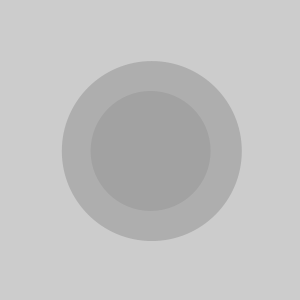
Frame 1 (no input)
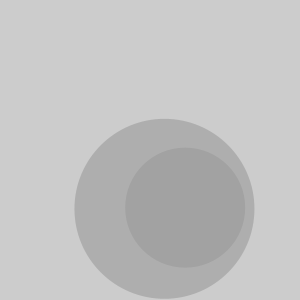
Frame 60 (the mouse pressed at the canvas centre just before this capture)
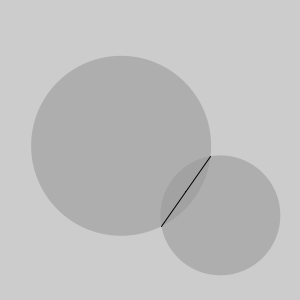
Frame 120 (the mouse held since frame 60 and released just before this capture)

The Processing sketch that drew these frames (run headless with seeded random() and noise(); from frame 60 on, the mouse is pressed at the canvas centre):

// Processing sketch: S3_Process_04
// ── S3_Process_04.pde
/* 
 
   Structure 3 (work in progress) 
   
   A surface filled with one hundred medium to small sized circles. 
   Each circle has a different size and direction, but moves at the same slow rate. 
   Display: 
   A. The instantaneous intersections of the circles 
   B. The aggregate intersections of the circles 
 
   Restored by Casey Reas <http://reas.com> 
   22 June 2016 
   Processing v.3.1.1 <http://processing.org> 
  
   Implemented by Casey Reas <http://groupc.net> 
   Uses circle intersection code from William Ngan <http://metaphorical.net> 
   Processing v.68 <http://processing.org> 
 
*/ 
 
 
Circle circleA, circleB; 
 
void setup() 
{ 
  size(300, 300); 
  frameRate(30); 
 
  circleA = new Circle(150, 150, 60); 
  circleB = new Circle(150, 150, 90); 
 
  //ellipseMode(CENTER_DIAMETER); 
  //rectMode(CENTER); 
  noStroke(); 
} 
 
 
void draw() 
{ 
  background(204); 
  
  circleA.update(); 
  circleB.update(); 
    
  fill( 153, 150 ); 
  noStroke(); 
  ellipse( circleA.x, circleA.y, circleA.r*2, circleA.r*2 ); 
  ellipse( circleB.x, circleB.y, circleB.r*2, circleB.r*2 ); 
  
  intersect( circleA, circleB ); 
} 
 
 
class Circle 
{ 
  float x, y, r, r2; 
  float xspeed, xdir; 
  float yspeed, ydir; 
 
  Circle( float px, float py, float pr ) { 
    x = px; 
    y = py; 
    r = pr; 
    r2 = r*r; 
    xspeed = random(-2.0, 2.0); 
    yspeed = random(-2.0, 2.0); 
    xdir = 1; 
    ydir = -1; 
  } 
  
  void update() { 
  
    x += xspeed * xdir; 
    if(x > width - r || x < r) { 
      xdir = xdir * -1; 
    } 
    
    y += yspeed * ydir; 
    if(y > width - r || y < r) { 
      ydir = ydir * -1; 
    } 
    
  } 
} 
 
 
void intersect( Circle cA, Circle cB ) { 
 
  float dx = cA.x - cB.x; 
  float dy = cA.y - cB.y; 
  float d2 = dx*dx + dy*dy; 
  float d = sqrt( d2 ); 
 
  if ( d>cA.r+cB.r || d<abs(cA.r-cB.r) ) return; // no solution 
  
  float a = (cA.r2 - cB.r2 + d2) / (2*d); 
  float h = sqrt( cA.r2 - a*a ); 
  float x2 = cA.x + a*(cB.x - cA.x)/d; 
  float y2 = cA.y + a*(cB.y - cA.y)/d; 
 
  //stroke(0, 0, 0, 26); 
  stroke(0); 
  point(x2, y2); 
 
  float paX = x2 + h*(cB.y - cA.y)/d; 
  float paY = y2 - h*(cB.x - cA.x)/d; 
  float pbX = x2 - h*(cB.y - cA.y)/d; 
  float pbY = y2 + h*(cB.x - cA.x)/d; 
 
  line(paX, paY, pbX, pbY); 
  //ellipse( paX, paY, 10, 10 ); 
  //ellipse( pbX, pbY, 10, 10 ); 
 
} 
